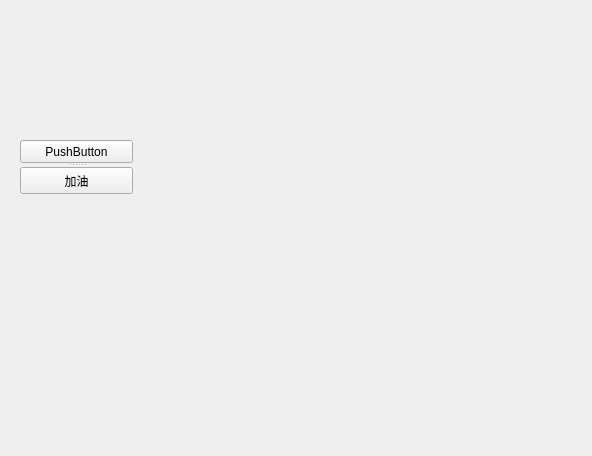
<?xml version="1.0" encoding="UTF-8"?>
<ui version="4.0">
 <class>Form</class>
 <widget class="QWidget" name="Form">
  <property name="geometry">
   <rect>
    <x>0</x>
    <y>0</y>
    <width>592</width>
    <height>456</height>
   </rect>
  </property>
  <property name="windowTitle">
   <string>Form</string>
  </property>
  <widget class="QSplitter" name="splitter">
   <property name="geometry">
    <rect>
     <x>20</x>
     <y>140</y>
     <width>113</width>
     <height>54</height>
    </rect>
   </property>
   <property name="orientation">
    <enum>Qt::Vertical</enum>
   </property>
   <widget class="QPushButton" name="pushButton">
    <property name="text">
     <string>PushButton</string>
    </property>
   </widget>
   <widget class="QToolButton" name="toolButton">
    <property name="text">
     <string>加油</string>
    </property>
   </widget>
  </widget>
 </widget>
 <resources/>
 <connections/>
</ui>
